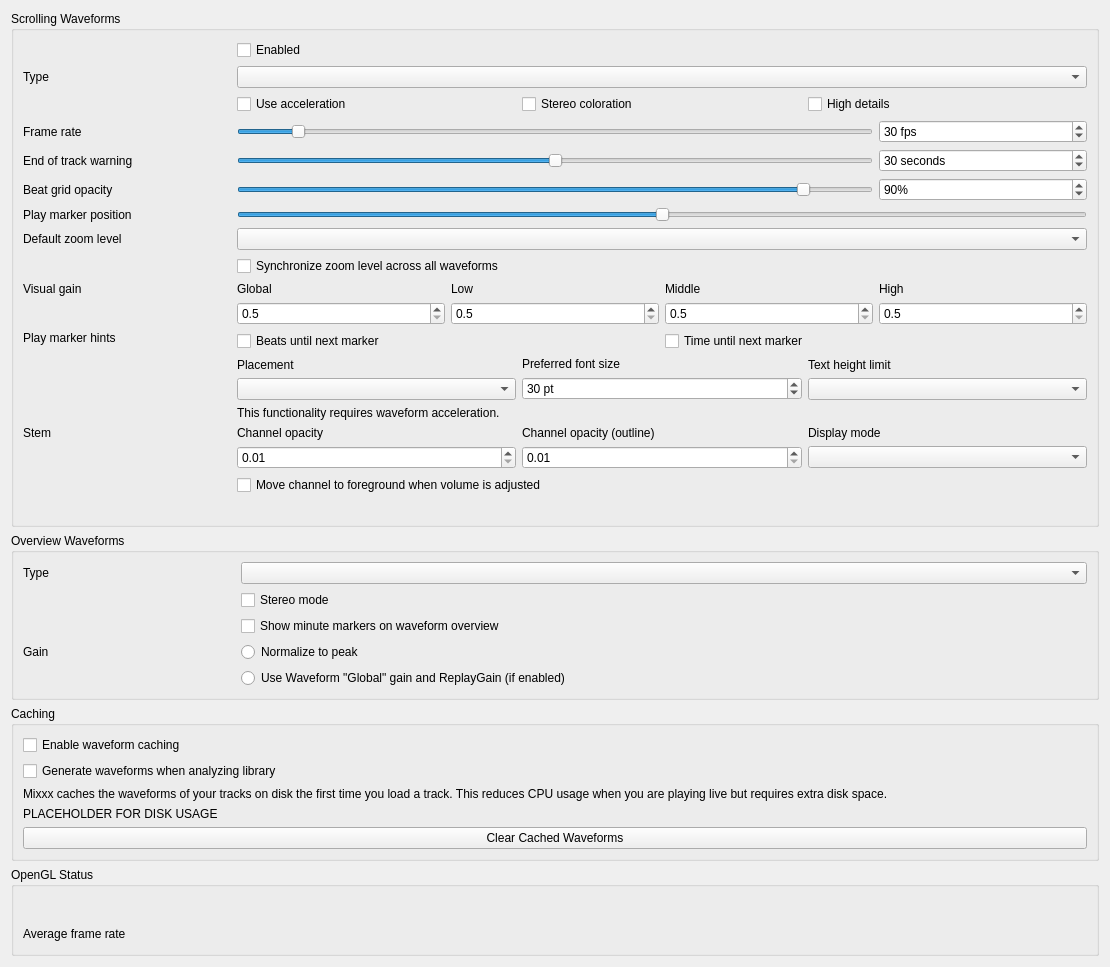
<?xml version="1.0" encoding="UTF-8"?>
<ui version="4.0">
 <class>DlgPrefWaveformDlg</class>
 <widget class="QWidget" name="DlgPrefWaveformDlg">
  <property name="geometry">
   <rect>
    <x>0</x>
    <y>0</y>
    <width>1110</width>
    <height>939</height>
   </rect>
  </property>
  <property name="windowTitle">
   <string>Waveform Preferences</string>
  </property>
  <layout class="QVBoxLayout" name="mainLayout">

  <item>
   <widget class="QGroupBox" name="waveform_groupbox">
    <property name="title">
     <string>Scrolling Waveforms</string>
    </property>
    <layout class="QGridLayout" name="waveform_layout">

     <item row="0" column="1">
      <widget class="QCheckBox" name="useWaveformCheckBox">
       <property name="text">
        <string>Enabled</string>
       </property>
      </widget>
     </item>

     <item row="1" column="0">
      <widget class="QLabel" name="waveformTypeLabel">
       <property name="sizePolicy">
        <sizepolicy hsizetype="Preferred" vsizetype="Preferred">
         <horstretch>0</horstretch>
         <verstretch>0</verstretch>
        </sizepolicy>
       </property>
       <property name="toolTip">
        <string extracomment="The big waveform summary shows the waveform envelope of the track near the current playback position."/>
       </property>
       <property name="text">
        <string>Type</string>
       </property>
       <property name="alignment">
        <set>Qt::AlignLeading|Qt::AlignLeft|Qt::AlignVCenter</set>
       </property>
       <property name="buddy">
        <cstring>waveformTypeComboBox</cstring>
       </property>
      </widget>
     </item>
     <item row="1" column="1" colspan="4">
      <widget class="QComboBox" name="waveformTypeComboBox">
       <property name="toolTip">
        <string>The waveform shows the waveform envelope of the track near the current playback position.
Select from different types of displays for the waveform, which differ primarily in the level of detail shown in the waveform.</string>
       </property>
      </widget>
     </item>

     <item row="2" column="1" colspan="4">
      <layout class="QHBoxLayout" name="waveform_render_options">
       <item>
        <widget class="QCheckBox" name="useAccelerationCheckBox">
         <property name="text">
          <string>Use acceleration</string>
         </property>
        </widget>
       </item>
       <item>
        <widget class="QCheckBox" name="splitLeftRightCheckBox">
         <property name="text">
          <string>Stereo coloration</string>
         </property>
        </widget>
       </item>
       <item>
        <widget class="QCheckBox" name="highDetailCheckBox">
         <property name="text">
          <string>High details</string>
         </property>
        </widget>
       </item>
      </layout>
     </item>

     <item row="4" column="0">
      <widget class="QLabel" name="frameRateLabel">
       <property name="text">
        <string>Frame rate</string>
       </property>
       <property name="alignment">
        <set>Qt::AlignLeading|Qt::AlignLeft|Qt::AlignVCenter</set>
       </property>
       <property name="buddy">
        <cstring>frameRateSlider</cstring>
       </property>
      </widget>
     </item>
     <item row="4" column="1" colspan="3">
      <widget class="QSlider" name="frameRateSlider">
       <property name="sizePolicy">
        <sizepolicy hsizetype="Preferred" vsizetype="Fixed">
         <horstretch>0</horstretch>
         <verstretch>0</verstretch>
        </sizepolicy>
       </property>
       <property name="maximumSize">
        <size>
         <width>16777215</width>
         <height>16777215</height>
        </size>
       </property>
       <property name="minimum">
        <number>10</number>
       </property>
       <property name="maximum">
        <number>240</number>
       </property>
       <property name="value">
        <number>30</number>
       </property>
       <property name="orientation">
        <enum>Qt::Horizontal</enum>
       </property>
      </widget>
     </item>
     <item row="4" column="4">
      <widget class="QSpinBox" name="frameRateSpinBox">
       <property name="toolTip">
        <string/>
       </property>
       <property name="accessibleName">
        <string>Frame rate value</string>
       </property>
       <property name="suffix">
        <string> fps</string>
       </property>
       <property name="minimum">
        <number>10</number>
       </property>
       <property name="maximum">
        <number>240</number>
       </property>
       <property name="value">
        <number>30</number>
       </property>
      </widget>
     </item>

     <item row="5" column="0">
      <widget class="QLabel" name="endOfTrackWarningTimeLabel">
       <property name="text">
        <string>End of track warning</string>
       </property>
       <property name="alignment">
        <set>Qt::AlignLeading|Qt::AlignLeft|Qt::AlignVCenter</set>
       </property>
       <property name="buddy">
        <cstring>endOfTrackWarningTimeSlider</cstring>
       </property>
      </widget>
     </item>
     <item row="5" column="1" colspan="3">
      <widget class="QSlider" name="endOfTrackWarningTimeSlider">
       <property name="sizePolicy">
        <sizepolicy hsizetype="Preferred" vsizetype="Fixed">
         <horstretch>0</horstretch>
         <verstretch>0</verstretch>
        </sizepolicy>
       </property>
       <property name="maximumSize">
        <size>
         <width>16777215</width>
         <height>16777215</height>
        </size>
       </property>
       <property name="minimum">
        <number>0</number>
       </property>
       <property name="maximum">
        <number>60</number>
       </property>
       <property name="value">
        <number>30</number>
       </property>
       <property name="orientation">
        <enum>Qt::Horizontal</enum>
       </property>
      </widget>
     </item>
     <item row="5" column="4">
      <widget class="QSpinBox" name="endOfTrackWarningTimeSpinBox">
       <property name="toolTip">
        <string>Highlight the waveforms when the last seconds of a track remains.</string>
       </property>
       <property name="accessibleName">
        <string>End of track warning value</string>
       </property>
       <property name="suffix">
        <string> seconds</string>
       </property>
       <property name="minimum">
        <number>0</number>
       </property>
       <property name="maximum">
        <number>60</number>
       </property>
       <property name="value">
        <number>30</number>
       </property>
      </widget>
     </item>

     <item row="6" column="0">
      <widget class="QLabel" name="BeatgridWaveform">
       <property name="toolTip">
        <string/>
       </property>
       <property name="midLineWidth">
        <number>6</number>
       </property>
       <property name="text">
        <string>Beat grid opacity</string>
       </property>
       <property name="alignment">
        <set>Qt::AlignLeading|Qt::AlignLeft|Qt::AlignVCenter</set>
       </property>
       <property name="buddy">
        <cstring>beatGridAlphaSlider</cstring>
       </property>
      </widget>
     </item>
     <item row="6" column="1" colspan="3">
      <widget class="QSlider" name="beatGridAlphaSlider">
       <property name="maximum">
        <number>100</number>
       </property>
       <property name="value">
        <number>90</number>
       </property>
       <property name="orientation">
        <enum>Qt::Horizontal</enum>
       </property>
      </widget>
     </item>
     <item row="6" column="4">
      <widget class="QSpinBox" name="beatGridAlphaSpinBox">
       <property name="toolTip">
        <string>Set amount of opacity on beat grid lines.</string>
       </property>
       <property name="accessibleName">
        <string>Beat grid opacity value</string>
       </property>
       <property name="suffix">
        <string>%</string>
       </property>
       <property name="maximum">
        <number>100</number>
       </property>
       <property name="value">
        <number>90</number>
       </property>
      </widget>
     </item>

     <item row="7" column="0">
      <widget class="QLabel" name="playMarkerPositionLabel">
       <property name="text">
        <string>Play marker position</string>
       </property>
       <property name="buddy">
        <cstring>playMarkerPositionSlider</cstring>
       </property>
      </widget>
     </item>
     <item row="7" column="1" colspan="4">
      <widget class="QSlider" name="playMarkerPositionSlider">
       <property name="sizePolicy">
        <sizepolicy hsizetype="Preferred" vsizetype="Fixed">
         <horstretch>0</horstretch>
         <verstretch>0</verstretch>
        </sizepolicy>
       </property>
       <property name="maximumSize">
        <size>
         <width>16777215</width>
         <height>16777215</height>
        </size>
       </property>
       <property name="toolTip">
        <string>Moves the play marker position on the waveforms to the left, right or center (default).</string>
       </property>
       <property name="minimum">
        <number>0</number>
       </property>
       <property name="maximum">
        <number>100</number>
       </property>
       <property name="value">
        <number>50</number>
       </property>
       <property name="orientation">
        <enum>Qt::Horizontal</enum>
       </property>
      </widget>
     </item>

     <item row="8" column="0">
      <widget class="QLabel" name="defaultZoomLabel">
       <property name="text">
        <string extracomment="Waveform zoom">Default zoom level</string>
       </property>
       <property name="alignment">
        <set>Qt::AlignLeading|Qt::AlignLeft|Qt::AlignVCenter</set>
       </property>
       <property name="buddy">
        <cstring>defaultZoomComboBox</cstring>
       </property>
      </widget>
     </item>
     <item row="8" column="1" colspan="4">
      <widget class="QComboBox" name="defaultZoomComboBox"/>
     </item>

     <item row="9" column="1" colspan="4">
      <widget class="QCheckBox" name="synchronizeZoomCheckBox">
       <property name="toolTip">
        <string>Synchronize zoom level across all waveform displays.</string>
       </property>
       <property name="text">
        <string>Synchronize zoom level across all waveforms</string>
       </property>
      </widget>
     </item>

     <item row="10" column="0">
      <widget class="QLabel" name="visualGainLabel">
       <property name="text">
        <string>Visual gain</string>
       </property>
       <property name="alignment">
        <set>Qt::AlignLeading|Qt::AlignLeft|Qt::AlignTop</set>
       </property>
       <property name="buddy">
        <cstring>allVisualGain</cstring>
       </property>
      </widget>
     </item>
     <item row="10" column="1" colspan="4">
      <layout class="QGridLayout" name="gridLayout_3">
       <item row="0" column="0">
        <widget class="QLabel" name="visualGainLabel_global">
         <property name="text">
          <string>Global</string>
         </property>
         <property name="alignment">
          <set>Qt::AlignLeading|Qt::AlignLeft|Qt::AlignVCenter</set>
         </property>
         <property name="buddy">
          <cstring>allVisualGain</cstring>
         </property>
        </widget>
       </item>
       <item row="0" column="1">
        <widget class="QLabel" name="visualGainLabel_low">
         <property name="text">
          <string>Low</string>
         </property>
         <property name="alignment">
          <set>Qt::AlignLeading|Qt::AlignLeft|Qt::AlignVCenter</set>
         </property>
         <property name="buddy">
          <cstring>lowVisualGain</cstring>
         </property>
        </widget>
       </item>
       <item row="0" column="2">
        <widget class="QLabel" name="visualGainLabel_mid">
         <property name="text">
          <string>Middle</string>
         </property>
         <property name="alignment">
          <set>Qt::AlignLeading|Qt::AlignLeft|Qt::AlignVCenter</set>
         </property>
         <property name="buddy">
          <cstring>midVisualGain</cstring>
         </property>
        </widget>
       </item>
       <item row="0" column="3">
        <widget class="QLabel" name="visualGainLabel_high">
         <property name="text">
          <string>High</string>
         </property>
         <property name="alignment">
          <set>Qt::AlignLeading|Qt::AlignLeft|Qt::AlignVCenter</set>
         </property>
         <property name="buddy">
          <cstring>highVisualGain</cstring>
         </property>
        </widget>
       </item>

       <item row="1" column="0">
        <widget class="QDoubleSpinBox" name="allVisualGain">
         <property name="toolTip">
          <string>Global visual gain</string>
         </property>
         <property name="decimals">
          <number>1</number>
         </property>
         <property name="minimum">
          <double>0.500000000000000</double>
         </property>
         <property name="maximum">
          <double>5.000000000000000</double>
         </property>
         <property name="singleStep">
          <double>0.100000000000000</double>
         </property>
        </widget>
       </item>
       <item row="1" column="1">
        <widget class="QDoubleSpinBox" name="lowVisualGain">
         <property name="toolTip">
          <string>Visual gain of the low frequencies</string>
         </property>
         <property name="decimals">
          <number>1</number>
         </property>
         <property name="minimum">
          <double>0.500000000000000</double>
         </property>
         <property name="maximum">
          <double>5.000000000000000</double>
         </property>
         <property name="singleStep">
          <double>0.100000000000000</double>
         </property>
        </widget>
       </item>
       <item row="1" column="2">
        <widget class="QDoubleSpinBox" name="midVisualGain">
         <property name="toolTip">
          <string>Visual gain of the middle frequencies</string>
         </property>
         <property name="decimals">
          <number>1</number>
         </property>
         <property name="minimum">
          <double>0.500000000000000</double>
         </property>
         <property name="maximum">
          <double>5.000000000000000</double>
         </property>
         <property name="singleStep">
          <double>0.100000000000000</double>
         </property>
        </widget>
       </item>
       <item row="1" column="3">
        <widget class="QDoubleSpinBox" name="highVisualGain">
         <property name="toolTip">
          <string>Visual gain of the high frequencies</string>
         </property>
         <property name="decimals">
          <number>1</number>
         </property>
         <property name="minimum">
          <double>0.500000000000000</double>
         </property>
         <property name="maximum">
          <double>5.000000000000000</double>
         </property>
         <property name="singleStep">
          <double>0.100000000000000</double>
         </property>
        </widget>
       </item>
      </layout>
     </item>

     <item row="11" column="0">
      <widget class="QLabel" name="marker_hints_label">
       <property name="text">
        <string>Play marker hints</string>
       </property>
       <property name="alignment">
        <set>Qt::AlignLeading|Qt::AlignLeft|Qt::AlignTop</set>
       </property>
      </widget>
     </item>
     <item row="11" column="1" colspan="2">
      <widget class="QCheckBox" name="untilMarkShowBeatsCheckBox">
       <property name="text">
        <string>Beats until next marker</string>
       </property>
      </widget>
     </item>
     <item row="11" column="3" colspan="2">
      <widget class="QCheckBox" name="untilMarkShowTimeCheckBox">
       <property name="text">
        <string>Time until next marker</string>
       </property>
      </widget>
     </item>

     <item row="12" column="1" colspan="4">
      <layout class="QHBoxLayout" name="marker_option_layout">
       <item>
        <layout class="QVBoxLayout" name="marker_options_placement_layout">
         <item>
          <widget class="QLabel" name="untilMarkAlignLabel">
           <property name="text">
            <string>Placement</string>
           </property>
           <property name="alignment">
            <set>Qt::AlignLeading|Qt::AlignLeft|Qt::AlignVCenter</set>
           </property>
           <property name="buddy">
            <cstring>untilMarkAlignComboBox</cstring>
           </property>
          </widget>
         </item>
         <item>
          <widget class="QComboBox" name="untilMarkAlignComboBox"/>
         </item>
        </layout>
       </item>

       <item>
        <layout class="QVBoxLayout" name="marker_options_font_layout">
         <item>
          <widget class="QLabel" name="untilMarkTextPointSizeLabel">
           <property name="text">
            <string>Preferred font size</string>
           </property>
           <property name="alignment">
            <set>Qt::AlignLeading|Qt::AlignLeft|Qt::AlignVCenter</set>
           </property>
           <property name="buddy">
            <cstring>untilMarkTextPointSizeSpinBox</cstring>
           </property>
          </widget>
         </item>
         <item>
          <widget class="QSpinBox" name="untilMarkTextPointSizeSpinBox">
           <property name="toolTip">
            <string/>
           </property>
           <property name="suffix">
            <string> pt</string>
           </property>
           <property name="minimum">
            <number>10</number>
           </property>
           <property name="maximum">
            <number>100</number>
           </property>
           <property name="value">
            <number>30</number>
           </property>
          </widget>
         </item>
        </layout>
       </item>

       <item>
        <layout class="QVBoxLayout" name="marker_options_textheight_layout">
         <item>
          <widget class="QLabel" name="untilMarkTextHeightLimitLabel">
           <property name="text">
            <string>Text height limit</string>
           </property>
           <property name="alignment">
            <set>Qt::AlignLeading|Qt::AlignLeft|Qt::AlignVCenter</set>
           </property>
           <property name="buddy">
            <cstring>untilMarkTextHeightLimitComboBox</cstring>
           </property>
          </widget>
         </item>
         <item>
          <widget class="QComboBox" name="untilMarkTextHeightLimitComboBox"/>
         </item>
        </layout>
       </item>

      </layout><!-- marker_option_layout -->
     </item>

     <item row="13" column="1" colspan="4">
      <widget class="QLabel" name="requiresGLSLLabel">
       <property name="text">
        <string>This functionality requires waveform acceleration.</string>
       </property>
       <property name="alignment">
        <set>Qt::AlignLeading|Qt::AlignLeft|Qt::AlignVCenter</set>
       </property>
      </widget>
     </item>

     <item row="14" column="0">
      <widget class="QLabel" name="stemOpacityLabel">
       <property name="text">
        <string>Stem</string>
       </property>
       <property name="alignment">
        <set>Qt::AlignLeading|Qt::AlignLeft|Qt::AlignTop</set>
       </property>
       <property name="buddy">
        <cstring>stemOpacitySpinBox</cstring>
       </property>
      </widget>
     </item>
     <item row="14" column="1" colspan="4">
      <layout class="QGridLayout" name="stemOpacityGridLayout">
       <item row="0" column="0">
        <widget class="QLabel" name="stemOpacityMainLabel">
         <property name="text">
          <string>Channel opacity</string>
         </property>
         <property name="alignment">
          <set>Qt::AlignLeading|Qt::AlignLeft|Qt::AlignVCenter</set>
         </property>
         <property name="buddy">
          <cstring>stemOpacitySpinBox</cstring>
         </property>
        </widget>
       </item>
       <item row="0" column="1">
        <widget class="QLabel" name="stemOpacityOutlineLabel">
         <property name="text">
          <string>Channel opacity (outline)</string>
         </property>
         <property name="alignment">
          <set>Qt::AlignLeading|Qt::AlignLeft|Qt::AlignVCenter</set>
         </property>
         <property name="buddy">
          <cstring>stemOutlineOpacitySpinBox</cstring>
         </property>
        </widget>
       </item>
       <item row="0" column="2">
        <widget class="QLabel" name="stemDisplayModeLabel">
         <property name="text">
          <string>Display mode</string>
         </property>
         <property name="alignment">
          <set>Qt::AlignLeading|Qt::AlignLeft|Qt::AlignVCenter</set>
         </property>
         <property name="buddy">
          <cstring>stemDisplayModeComboBox</cstring>
         </property>
        </widget>
       </item>

       <item row="1" column="0">
        <widget class="QDoubleSpinBox" name="stemOpacitySpinBox">
         <property name="toolTip">
          <string>Main stem opacity</string>
         </property>
         <property name="decimals">
          <number>2</number>
         </property>
         <property name="minimum">
          <double>0.010000000000000</double>
         </property>
         <property name="maximum">
          <double>1.000000000000000</double>
         </property>
         <property name="singleStep">
          <double>0.010000000000000</double>
         </property>
        </widget>
       </item>
       <item row="1" column="1">
        <widget class="QDoubleSpinBox" name="stemOutlineOpacitySpinBox">
         <property name="toolTip">
          <string>Outline stem opacity</string>
         </property>
         <property name="decimals">
          <number>2</number>
         </property>
         <property name="minimum">
          <double>0.010000000000000</double>
         </property>
         <property name="maximum">
          <double>1.000000000000000</double>
         </property>
         <property name="singleStep">
          <double>0.010000000000000</double>
         </property>
        </widget>
       </item>
       <item row="1" column="2">
        <widget class="QComboBox" name="stemDisplayModeComboBox">
         <property name="toolTip">
          <string>Select the display layout for stem waveforms</string>
         </property>
        </widget>
       </item>
       <item row="2" column="0" colspan="3">
        <widget class="QCheckBox" name="stemReorderLayerOnChangedCheckBox">
         <property name="text">
          <string>Move channel to foreground when volume is adjusted</string>
         </property>
        </widget>
       </item>
      </layout>
     </item>

     <item row="15" column="1" colspan="4">
      <widget class="QLabel" name="requiresGLSLLabel2">
       <property name="alignment">
        <set>Qt::AlignLeading|Qt::AlignLeft|Qt::AlignVCenter</set>
       </property>
      </widget>
     </item>

    </layout>
   </widget>
  </item><!-- waveform groupbox -->

  <item>
   <widget class="QGroupBox" name="overview_groupbox">
    <property name="title">
     <string>Overview Waveforms</string>
    </property>
    <layout class="QGridLayout" name="overview_layout">

     <item row="0" column="0">
      <widget class="QLabel" name="waveformOverviewLabel">
       <property name="toolTip">
        <string extracomment="The smaller, zoomed-out version of the waveform shows the various markers within the track as well as the waveform envelope of the entire track."/>
       </property>
       <property name="text">
        <string>Type</string>
       </property>
       <property name="buddy">
        <cstring>waveformOverviewComboBox</cstring>
       </property>
      </widget>
     </item>
     <item row="0" column="1" colspan="4">
      <widget class="QComboBox" name="waveformOverviewComboBox">
       <property name="toolTip">
        <string>The waveform overview shows the waveform envelope of the entire track.
Select from different types of displays for the waveform overview, which differ primarily in the level of detail shown in the waveform.</string>
       </property>
      </widget>
     </item>

     <item row="1" column="1" colspan="4">
      <widget class="QCheckBox" name="overviewStereoCheckBox">
       <property name="text">
        <string>Stereo mode</string>
       </property>
      </widget>
     </item>

     <item row="2" column="1" colspan="4">
      <widget class="QCheckBox" name="overviewMinuteMarkersCheckBox">
       <property name="text">
        <string>Show minute markers on waveform overview</string>
       </property>
      </widget>
     </item>

     <item row="3" column="0">
      <widget class="QLabel" name="overview_gain_label">
       <property name="toolTip">
        <string extracomment="Select a gain mode for the waveform overview."/>
       </property>
       <property name="text">
        <string>Gain</string>
       </property>
       <property name="buddy">
        <cstring>overview_scale_normalize</cstring>
       </property>
      </widget>
     </item>
     <item row="3" column="1" colspan="4">
      <widget class="QRadioButton" name="overview_scale_normalize">
       <property name="text">
        <string>Normalize to peak</string>
       </property>
       <attribute name="buttonGroup">
        <string notr="true">overview_scale_options</string>
       </attribute>
      </widget>
     </item>
     <item row="4" column="1" colspan="4">
      <widget class="QRadioButton" name="overview_scale_allReplayGain">
       <property name="text">
        <string extracomment="'Global' refers to the 'Global' visual gain in the scrolling waveform settings">Use Waveform "Global" gain and ReplayGain (if enabled)</string>
       </property>
       <attribute name="buttonGroup">
        <string notr="true">overview_scale_options</string>
       </attribute>
      </widget>
     </item>

    </layout>
   </widget>
  </item><!-- overview_groupbox -->

  <item>
   <widget class="QGroupBox" name="caching_groupbox">
    <property name="title">
     <string>Caching</string>
    </property>
    <layout class="QVBoxLayout" name="caching_layout">
     <item>
      <widget class="QCheckBox" name="enableWaveformCaching">
       <property name="text">
        <string>Enable waveform caching</string>
       </property>
      </widget>
     </item>
     <item>
      <widget class="QCheckBox" name="enableWaveformGenerationWithAnalysis">
       <property name="text">
        <string>Generate waveforms when analyzing library</string>
       </property>
      </widget>
     </item>
     <item>
      <widget class="QLabel" name="waveformCachingInfo">
       <property name="text">
        <string>Mixxx caches the waveforms of your tracks on disk the first time you load a track. This reduces CPU usage when you are playing live but requires extra disk space.</string>
       </property>
       <property name="wordWrap">
        <bool>true</bool>
       </property>
      </widget>
     </item>
     <item>
      <widget class="QLabel" name="waveformDiskUsage">
       <property name="sizePolicy">
        <sizepolicy hsizetype="Expanding" vsizetype="Minimum">
         <horstretch>0</horstretch>
         <verstretch>0</verstretch>
        </sizepolicy>
       </property>
       <property name="text">
        <string notr="true">PLACEHOLDER FOR DISK USAGE</string>
       </property>
       <property name="wordWrap">
        <bool>true</bool>
       </property>
      </widget>
     </item>
     <item>
      <widget class="QPushButton" name="clearCachedWaveforms">
       <property name="text">
        <string>Clear Cached Waveforms</string>
       </property>
      </widget>
     </item>
    </layout>
   </widget>
  </item><!-- caching_groupbox -->

  <item>
   <widget class="QGroupBox" name="opengl_status_groupbox">
    <property name="title">
     <string>OpenGL Status</string>
    </property>
    <layout class="QGridLayout" name="opengl_status_layout">
     <item row="0" column="0" colspan="3">
      <widget class="QLabel" name="openGlStatusData">
       <property name="sizePolicy">
        <sizepolicy hsizetype="Expanding" vsizetype="Minimum">
         <horstretch>0</horstretch>
         <verstretch>0</verstretch>
        </sizepolicy>
       </property>
       <property name="toolTip">
        <string>Displays which OpenGL version is supported by the current platform.</string>
       </property>
       <property name="text">
        <string/>
       </property>
       <property name="wordWrap">
        <bool>true</bool>
       </property>
       <property name="textInteractionFlags">
        <set>Qt::TextSelectableByKeyboard|Qt::TextSelectableByMouse</set>
       </property>
      </widget>
     </item>
     <item row="1" column="0">
      <widget class="QLabel" name="openGlStatusLabel_2">
       <property name="toolTip">
        <string/>
       </property>
       <property name="text">
        <string>Average frame rate</string>
       </property>
       <property name="alignment">
        <set>Qt::AlignLeading|Qt::AlignLeft|Qt::AlignVCenter</set>
       </property>
      </widget>
     </item>
     <item row="1" column="1" colspan="2">
      <widget class="QLabel" name="frameRateAverage">
       <property name="toolTip">
        <string>Displays the actual frame rate.</string>
       </property>
       <property name="text">
        <string/>
       </property>
      </widget>
     </item>
    </layout>
   </widget>
  </item><!-- opengl_status_groupbox -->

 </layout>
 </widget>
 <tabstops>
  <tabstop>useWaveformCheckBox</tabstop>
  <tabstop>waveformTypeComboBox</tabstop>
  <tabstop>useAccelerationCheckBox</tabstop>
  <tabstop>splitLeftRightCheckBox</tabstop>
  <tabstop>highDetailCheckBox</tabstop>
  <tabstop>frameRateSlider</tabstop>
  <tabstop>frameRateSpinBox</tabstop>
  <tabstop>endOfTrackWarningTimeSlider</tabstop>
  <tabstop>endOfTrackWarningTimeSpinBox</tabstop>
  <tabstop>beatGridAlphaSlider</tabstop>
  <tabstop>beatGridAlphaSpinBox</tabstop>
  <tabstop>playMarkerPositionSlider</tabstop>
  <tabstop>defaultZoomComboBox</tabstop>
  <tabstop>synchronizeZoomCheckBox</tabstop>
  <tabstop>allVisualGain</tabstop>
  <tabstop>lowVisualGain</tabstop>
  <tabstop>midVisualGain</tabstop>
  <tabstop>highVisualGain</tabstop>
  <tabstop>untilMarkShowBeatsCheckBox</tabstop>
  <tabstop>untilMarkShowTimeCheckBox</tabstop>
  <tabstop>untilMarkAlignComboBox</tabstop>
  <tabstop>untilMarkTextPointSizeSpinBox</tabstop>
  <tabstop>untilMarkTextHeightLimitComboBox</tabstop>
  <tabstop>stemOpacitySpinBox</tabstop>
  <tabstop>stemOutlineOpacitySpinBox</tabstop>
  <tabstop>stemReorderLayerOnChangedCheckBox</tabstop>
  <tabstop>waveformOverviewComboBox</tabstop>
  <tabstop>overviewStereoCheckBox</tabstop>
  <tabstop>overviewMinuteMarkersCheckBox</tabstop>
  <tabstop>overview_scale_normalize</tabstop>
  <tabstop>overview_scale_allReplayGain</tabstop>
  <tabstop>enableWaveformCaching</tabstop>
  <tabstop>enableWaveformGenerationWithAnalysis</tabstop>
  <tabstop>clearCachedWaveforms</tabstop>
 </tabstops>
 <buttongroups>
  <buttongroup name="overview_scale_options"/>
 </buttongroups>
 <resources/>
 <connections/>
</ui>
